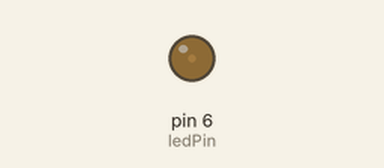
The sketch below on a simulated Arduino Uno, built with avr-gcc and run on an emulated ATmega328P. On the bench: output pins drawn as LEDs (lit = HIGH).

Above: at 0.05 s.
At 0.15 s:
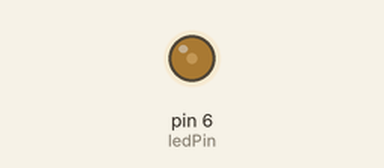
At 0.25 s:
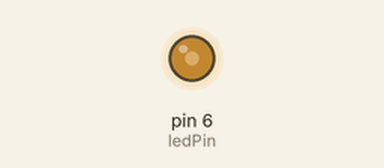
At 0.5 s:
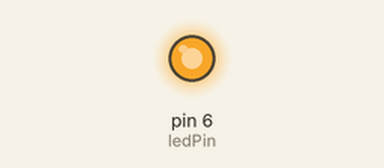
Timing chart, 0 to 3.0 s (numbered marks = the images above):
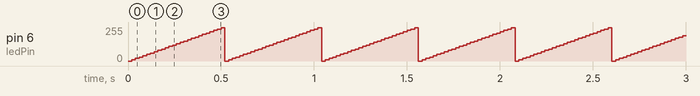

Measured:
- by itself, pin 6 (ledPin): ramps from 0/255 to 250/255 and jumps back, once every 0.52 s

The sketch:

ICA3_part1.ino
```cpp
int ledPin = 6;
int lightVal = 0;

void setup() {
  // put your setup code here, to run once:


}

void loop() {
  // put your main code here, to run repeatedly:
  analogWrite(ledPin, lightVal);
  lightVal += 10;
  if(lightVal > 255) lightVal = 0;
  delay(20);
}
```
